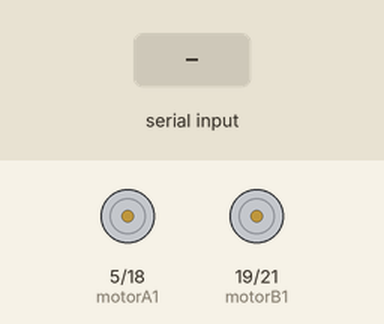
Simulated run of this sketch. Board: ESP32. On the bench: motor-driver pin pairs drawn as motors (green arrow = first pin HIGH = forward, orange = second pin HIGH = backward, longer = more drive). The inputs (shaded band) are chosen by the test bench. What the sketch prints to the serial monitor is not drawn.

Above: at 1.2 s.
1.3 s: "w" received over Serial
At 2.4 s:
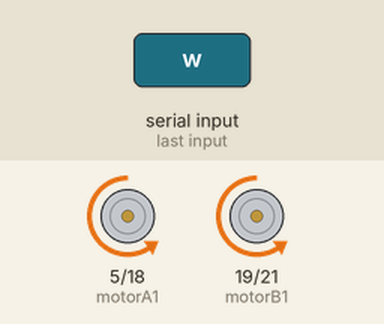
2.8 s: "s" received over Serial
At 3.9 s:
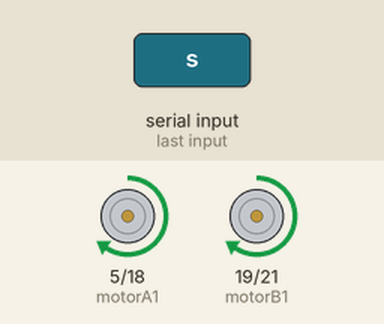
4.3 s: "d" received over Serial
At 5.3 s:
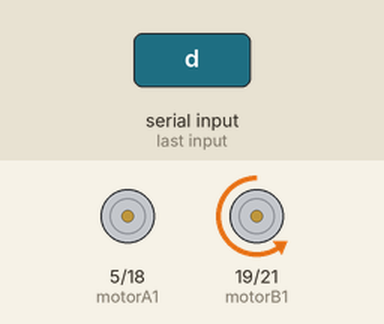
5.8 s: "a" received over Serial
At 6.7 s:
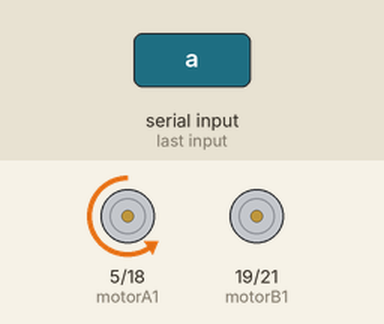
Timing chart, 0 to 8.3 s (numbered marks = the images above; inputs shaded):
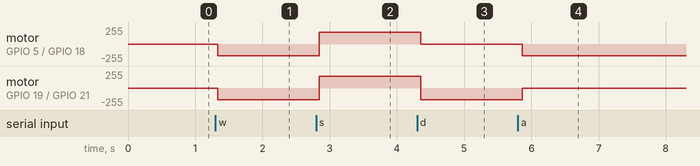

The sketch:

control_serial.ino
```cpp
int motorA1=5;
int motorA2=18;

int motorB1=19;
int motorB2=21;

int frecuencia=5000;
int resolucion=10;

int canal0=0;
int canal1=1;
int canal2=2;
int canal3=3;
void setup() {
  Serial.begin(9600);
  pinMode(motorA1,OUTPUT);
  pinMode(motorA2,OUTPUT);
  pinMode(motorB1,OUTPUT);
  pinMode(motorB2,OUTPUT);

  ledcSetup(canal0,frecuencia,resolucion);
  ledcSetup(canal1,frecuencia,resolucion);
  ledcSetup(canal2,frecuencia,resolucion);
  ledcSetup(canal3,frecuencia,resolucion);
  ledcAttachPin(motorA1,canal0);
  ledcAttachPin(motorA2,canal1);
  ledcAttachPin(motorB1,canal2);
  ledcAttachPin(motorB2,canal3);

}

void loop() {

  Serial.println("comandos para mover el motor:");
  Serial.print("w  ->adelante, ");
  Serial.print("s  ->atras, ");
  Serial.print("d  ->derecha, ");
  Serial.print("a  ->Izquierda, ");
  Serial.print("k  ->detener, ");

 if (Serial.available()) { // Detecta si hay datos del monitor serial.

    char comando = Serial.read(); // Leer el carácter ingresado
    Serial.print("Comando recibido: ");
    Serial.println(comando);

    switch (comando) {
      case 'w':
        adelante();
        break;
      case 's':
        atras();
        break;
      case 'd':
        derecha();
        break;
      case 'a':
        izquierda();
        break;
      case 'k':
        detener();
        break;
      default:
        Serial.println("Comando no válido.");
        break;
    }
  }
}


void atras(){
  // depende de la coneccion al motor, pero deberia ir hacia adelante.
ledcWrite(canal0,700);
  ledcWrite(canal1,0);

  ledcWrite(canal2,700);
  ledcWrite(canal3,0);
}
void adelante(){
  // hacia atras.

ledcWrite(canal0,0);
  ledcWrite(canal1,700);

  ledcWrite(canal2,0);
  ledcWrite(canal3,700);
}
void izquierda(){
  // hacia la derecha, con una sola rueda,  .
ledcWrite(canal0,0);
  ledcWrite(canal1,700);

  ledcWrite(canal2,0);
  ledcWrite(canal3,0);
}
void derecha(){
  // hacia la izquierda
ledcWrite(canal0,0);
  ledcWrite(canal1,0);

  ledcWrite(canal2,0);
  ledcWrite(canal3,700);
}
void detener() {
  // Detener los motores
  ledcWrite(canal0, 0);
  ledcWrite(canal1, 0);

  ledcWrite(canal2, 0);
  ledcWrite(canal3, 0);
}
```

Measured:
- after the input at 1.3 s, motor on GPIO 5 (motorA1) / GPIO 18 (motorA2), motor on GPIO 19 (motorB1) / GPIO 21 (motorB2): stopped → backward 174/255 at once
- after the input at 2.8 s, motor on GPIO 5 (motorA1) / GPIO 18 (motorA2), motor on GPIO 19 (motorB1) / GPIO 21 (motorB2): backward 174/255 → forward 174/255 at once
- after the input at 4.3 s, motor on GPIO 5 (motorA1) / GPIO 18 (motorA2): forward 174/255 → stopped after 0.05 s; motor on GPIO 19 (motorB1) / GPIO 21 (motorB2): forward 174/255 → backward 174/255 after 0.05 s
- after the input at 5.8 s, motor on GPIO 5 (motorA1) / GPIO 18 (motorA2): stopped → backward 174/255 after 0.06 s; motor on GPIO 19 (motorB1) / GPIO 21 (motorB2): backward 174/255 → stopped after 0.06 s
